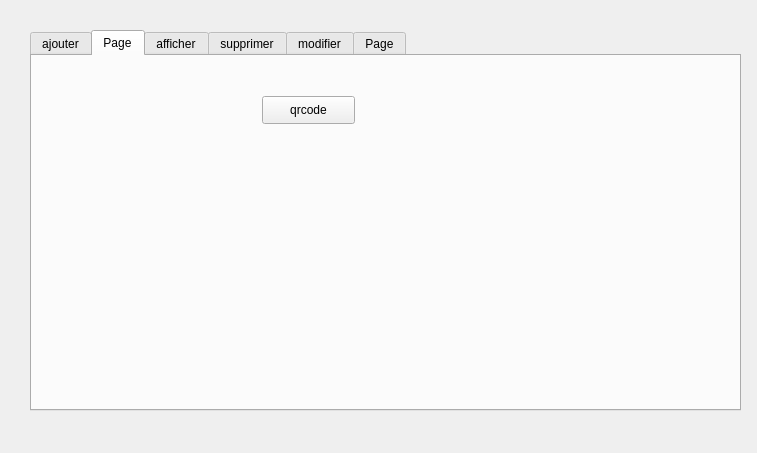
<?xml version="1.0" encoding="UTF-8"?>
<ui version="4.0">
 <class>Dialog</class>
 <widget class="QDialog" name="Dialog">
  <property name="geometry">
   <rect>
    <x>0</x>
    <y>0</y>
    <width>757</width>
    <height>453</height>
   </rect>
  </property>
  <property name="windowTitle">
   <string>Dialog</string>
  </property>
  <widget class="QTabWidget" name="tabWidget">
   <property name="geometry">
    <rect>
     <x>30</x>
     <y>30</y>
     <width>711</width>
     <height>381</height>
    </rect>
   </property>
   <property name="currentIndex">
    <number>1</number>
   </property>
   <widget class="QWidget" name="tab">
    <attribute name="title">
     <string>ajouter</string>
    </attribute>
    <widget class="QLabel" name="label">
     <property name="geometry">
      <rect>
       <x>85</x>
       <y>20</y>
       <width>281</width>
       <height>20</height>
      </rect>
     </property>
     <property name="text">
      <string>AJOUTER UN PRODUIT </string>
     </property>
    </widget>
    <widget class="QLabel" name="label_2">
     <property name="geometry">
      <rect>
       <x>50</x>
       <y>70</y>
       <width>56</width>
       <height>16</height>
      </rect>
     </property>
     <property name="text">
      <string>CODE :</string>
     </property>
    </widget>
    <widget class="QLabel" name="label_3">
     <property name="geometry">
      <rect>
       <x>50</x>
       <y>110</y>
       <width>56</width>
       <height>16</height>
      </rect>
     </property>
     <property name="text">
      <string>NOM:</string>
     </property>
    </widget>
    <widget class="QLabel" name="label_4">
     <property name="geometry">
      <rect>
       <x>50</x>
       <y>140</y>
       <width>56</width>
       <height>16</height>
      </rect>
     </property>
     <property name="text">
      <string>PRIX :</string>
     </property>
    </widget>
    <widget class="QLabel" name="label_5">
     <property name="geometry">
      <rect>
       <x>50</x>
       <y>180</y>
       <width>56</width>
       <height>16</height>
      </rect>
     </property>
     <property name="text">
      <string>QUALITE ::</string>
     </property>
    </widget>
    <widget class="QLabel" name="label_6">
     <property name="geometry">
      <rect>
       <x>50</x>
       <y>210</y>
       <width>56</width>
       <height>16</height>
      </rect>
     </property>
     <property name="text">
      <string>STOCK :</string>
     </property>
    </widget>
    <widget class="QLineEdit" name="le_code">
     <property name="geometry">
      <rect>
       <x>150</x>
       <y>70</y>
       <width>113</width>
       <height>22</height>
      </rect>
     </property>
    </widget>
    <widget class="QLineEdit" name="le_nom">
     <property name="geometry">
      <rect>
       <x>150</x>
       <y>100</y>
       <width>113</width>
       <height>22</height>
      </rect>
     </property>
    </widget>
    <widget class="QLineEdit" name="le_prix">
     <property name="geometry">
      <rect>
       <x>150</x>
       <y>140</y>
       <width>113</width>
       <height>22</height>
      </rect>
     </property>
    </widget>
    <widget class="QLineEdit" name="la_qualite">
     <property name="geometry">
      <rect>
       <x>150</x>
       <y>180</y>
       <width>113</width>
       <height>22</height>
      </rect>
     </property>
    </widget>
    <widget class="QLineEdit" name="le_stock">
     <property name="geometry">
      <rect>
       <x>150</x>
       <y>210</y>
       <width>113</width>
       <height>22</height>
      </rect>
     </property>
    </widget>
    <widget class="QPushButton" name="valider">
     <property name="geometry">
      <rect>
       <x>170</x>
       <y>280</y>
       <width>93</width>
       <height>28</height>
      </rect>
     </property>
     <property name="text">
      <string>valider</string>
     </property>
    </widget>
    <widget class="QLabel" name="label_15">
     <property name="geometry">
      <rect>
       <x>10</x>
       <y>-20</y>
       <width>671</width>
       <height>411</height>
      </rect>
     </property>
     <property name="text">
      <string/>
     </property>
     <property name="textFormat">
      <enum>Qt::PlainText</enum>
     </property>
     <property name="pixmap">
      <pixmap>../../../Downloads/246926994_587057979173736_3602103953791256294_n.png</pixmap>
     </property>
    </widget>
    <widget class="QPushButton" name="wa">
     <property name="geometry">
      <rect>
       <x>440</x>
       <y>50</y>
       <width>141</width>
       <height>28</height>
      </rect>
     </property>
     <property name="text">
      <string>code a barres</string>
     </property>
    </widget>
    <widget class="QLabel" name="img_label">
     <property name="geometry">
      <rect>
       <x>440</x>
       <y>120</y>
       <width>151</width>
       <height>121</height>
      </rect>
     </property>
     <property name="text">
      <string/>
     </property>
    </widget>
    <widget class="QPushButton" name="inserer_photo">
     <property name="geometry">
      <rect>
       <x>470</x>
       <y>270</y>
       <width>93</width>
       <height>28</height>
      </rect>
     </property>
     <property name="text">
      <string>inserer_photo</string>
     </property>
    </widget>
    <zorder>label_15</zorder>
    <zorder>label</zorder>
    <zorder>label_2</zorder>
    <zorder>label_3</zorder>
    <zorder>label_4</zorder>
    <zorder>label_5</zorder>
    <zorder>label_6</zorder>
    <zorder>le_code</zorder>
    <zorder>le_nom</zorder>
    <zorder>le_prix</zorder>
    <zorder>la_qualite</zorder>
    <zorder>le_stock</zorder>
    <zorder>valider</zorder>
    <zorder>wa</zorder>
    <zorder>img_label</zorder>
    <zorder>inserer_photo</zorder>
   </widget>
   <widget class="QWidget" name="tab_6">
    <attribute name="title">
     <string>Page</string>
    </attribute>
    <widget class="QPushButton" name="qrcode">
     <property name="geometry">
      <rect>
       <x>230</x>
       <y>40</y>
       <width>93</width>
       <height>28</height>
      </rect>
     </property>
     <property name="text">
      <string>qrcode</string>
     </property>
    </widget>
   </widget>
   <widget class="QWidget" name="tab_2">
    <attribute name="title">
     <string>afficher</string>
    </attribute>
    <widget class="QTableView" name="tab_produit">
     <property name="geometry">
      <rect>
       <x>10</x>
       <y>10</y>
       <width>641</width>
       <height>181</height>
      </rect>
     </property>
    </widget>
    <widget class="QPushButton" name="trier">
     <property name="geometry">
      <rect>
       <x>520</x>
       <y>290</y>
       <width>93</width>
       <height>28</height>
      </rect>
     </property>
     <property name="text">
      <string>tri pa code</string>
     </property>
    </widget>
    <widget class="QPushButton" name="tri_prix">
     <property name="geometry">
      <rect>
       <x>570</x>
       <y>250</y>
       <width>93</width>
       <height>28</height>
      </rect>
     </property>
     <property name="text">
      <string>tri par prix</string>
     </property>
    </widget>
    <widget class="QPushButton" name="tri_stock">
     <property name="geometry">
      <rect>
       <x>450</x>
       <y>250</y>
       <width>93</width>
       <height>28</height>
      </rect>
     </property>
     <property name="text">
      <string>tri par stock</string>
     </property>
    </widget>
    <widget class="QPushButton" name="PDF">
     <property name="geometry">
      <rect>
       <x>140</x>
       <y>260</y>
       <width>93</width>
       <height>28</height>
      </rect>
     </property>
     <property name="text">
      <string>PDF</string>
     </property>
    </widget>
    <widget class="QLabel" name="label_17">
     <property name="geometry">
      <rect>
       <x>450</x>
       <y>210</y>
       <width>141</width>
       <height>16</height>
      </rect>
     </property>
     <property name="text">
      <string>trier :</string>
     </property>
    </widget>
    <widget class="QPushButton" name="Qr_code">
     <property name="geometry">
      <rect>
       <x>70</x>
       <y>220</y>
       <width>93</width>
       <height>28</height>
      </rect>
     </property>
     <property name="text">
      <string>QRcode</string>
     </property>
    </widget>
   </widget>
   <widget class="QWidget" name="tab_3">
    <attribute name="title">
     <string>supprimer</string>
    </attribute>
    <widget class="QLabel" name="label_7">
     <property name="geometry">
      <rect>
       <x>190</x>
       <y>70</y>
       <width>56</width>
       <height>16</height>
      </rect>
     </property>
     <property name="text">
      <string>code</string>
     </property>
    </widget>
    <widget class="QPushButton" name="supprimer">
     <property name="geometry">
      <rect>
       <x>260</x>
       <y>160</y>
       <width>93</width>
       <height>28</height>
      </rect>
     </property>
     <property name="text">
      <string>supprimer</string>
     </property>
    </widget>
    <widget class="QLabel" name="label_14">
     <property name="geometry">
      <rect>
       <x>-40</x>
       <y>0</y>
       <width>701</width>
       <height>411</height>
      </rect>
     </property>
     <property name="text">
      <string/>
     </property>
     <property name="pixmap">
      <pixmap>../../../Downloads/246926994_587057979173736_3602103953791256294_n.png</pixmap>
     </property>
    </widget>
    <widget class="QComboBox" name="comboBox">
     <property name="geometry">
      <rect>
       <x>250</x>
       <y>70</y>
       <width>151</width>
       <height>22</height>
      </rect>
     </property>
    </widget>
    <zorder>label_14</zorder>
    <zorder>label_7</zorder>
    <zorder>supprimer</zorder>
    <zorder>comboBox</zorder>
   </widget>
   <widget class="QWidget" name="tab_4">
    <attribute name="title">
     <string>modifier</string>
    </attribute>
    <widget class="QPushButton" name="update">
     <property name="geometry">
      <rect>
       <x>460</x>
       <y>250</y>
       <width>93</width>
       <height>28</height>
      </rect>
     </property>
     <property name="text">
      <string>UPDATE</string>
     </property>
    </widget>
    <widget class="QLabel" name="label_8">
     <property name="geometry">
      <rect>
       <x>160</x>
       <y>70</y>
       <width>56</width>
       <height>16</height>
      </rect>
     </property>
     <property name="text">
      <string>CODE :</string>
     </property>
    </widget>
    <widget class="QLabel" name="label_9">
     <property name="geometry">
      <rect>
       <x>160</x>
       <y>110</y>
       <width>56</width>
       <height>16</height>
      </rect>
     </property>
     <property name="text">
      <string>NOM:</string>
     </property>
    </widget>
    <widget class="QLabel" name="label_10">
     <property name="geometry">
      <rect>
       <x>160</x>
       <y>140</y>
       <width>56</width>
       <height>16</height>
      </rect>
     </property>
     <property name="text">
      <string>PRIX :</string>
     </property>
    </widget>
    <widget class="QLabel" name="label_11">
     <property name="geometry">
      <rect>
       <x>160</x>
       <y>210</y>
       <width>56</width>
       <height>16</height>
      </rect>
     </property>
     <property name="text">
      <string>STOCK :</string>
     </property>
    </widget>
    <widget class="QLabel" name="label_12">
     <property name="geometry">
      <rect>
       <x>160</x>
       <y>180</y>
       <width>56</width>
       <height>16</height>
      </rect>
     </property>
     <property name="text">
      <string>QUALITE ::</string>
     </property>
    </widget>
    <widget class="QLineEdit" name="le_prix_2">
     <property name="geometry">
      <rect>
       <x>270</x>
       <y>140</y>
       <width>113</width>
       <height>22</height>
      </rect>
     </property>
    </widget>
    <widget class="QLineEdit" name="la_qualite_2">
     <property name="geometry">
      <rect>
       <x>270</x>
       <y>180</y>
       <width>113</width>
       <height>22</height>
      </rect>
     </property>
    </widget>
    <widget class="QLineEdit" name="le_stock_2">
     <property name="geometry">
      <rect>
       <x>270</x>
       <y>210</y>
       <width>113</width>
       <height>22</height>
      </rect>
     </property>
    </widget>
    <widget class="QLineEdit" name="le_nom_2">
     <property name="geometry">
      <rect>
       <x>270</x>
       <y>100</y>
       <width>113</width>
       <height>22</height>
      </rect>
     </property>
    </widget>
    <widget class="QLabel" name="label_13">
     <property name="geometry">
      <rect>
       <x>0</x>
       <y>-35</y>
       <width>671</width>
       <height>411</height>
      </rect>
     </property>
     <property name="text">
      <string/>
     </property>
     <property name="pixmap">
      <pixmap>../../../Downloads/246926994_587057979173736_3602103953791256294_n.png</pixmap>
     </property>
    </widget>
    <widget class="QComboBox" name="comboBox_2">
     <property name="geometry">
      <rect>
       <x>260</x>
       <y>70</y>
       <width>151</width>
       <height>22</height>
      </rect>
     </property>
    </widget>
    <zorder>label_13</zorder>
    <zorder>update</zorder>
    <zorder>label_8</zorder>
    <zorder>label_9</zorder>
    <zorder>label_10</zorder>
    <zorder>label_11</zorder>
    <zorder>label_12</zorder>
    <zorder>le_prix_2</zorder>
    <zorder>la_qualite_2</zorder>
    <zorder>le_stock_2</zorder>
    <zorder>le_nom_2</zorder>
    <zorder>comboBox_2</zorder>
   </widget>
   <widget class="QWidget" name="tab_5">
    <attribute name="title">
     <string>Page</string>
    </attribute>
    <widget class="QLabel" name="label_16">
     <property name="geometry">
      <rect>
       <x>60</x>
       <y>30</y>
       <width>171</width>
       <height>20</height>
      </rect>
     </property>
     <property name="text">
      <string>code a rechercher :</string>
     </property>
    </widget>
    <widget class="QLineEdit" name="chercher">
     <property name="geometry">
      <rect>
       <x>280</x>
       <y>30</y>
       <width>113</width>
       <height>22</height>
      </rect>
     </property>
    </widget>
    <widget class="QPushButton" name="rechercher">
     <property name="geometry">
      <rect>
       <x>470</x>
       <y>30</y>
       <width>93</width>
       <height>28</height>
      </rect>
     </property>
     <property name="text">
      <string>RECHERCHE</string>
     </property>
    </widget>
    <widget class="QTableView" name="tab_recehreche">
     <property name="geometry">
      <rect>
       <x>20</x>
       <y>110</y>
       <width>621</width>
       <height>192</height>
      </rect>
     </property>
    </widget>
   </widget>
  </widget>
 </widget>
 <resources/>
 <connections/>
</ui>
